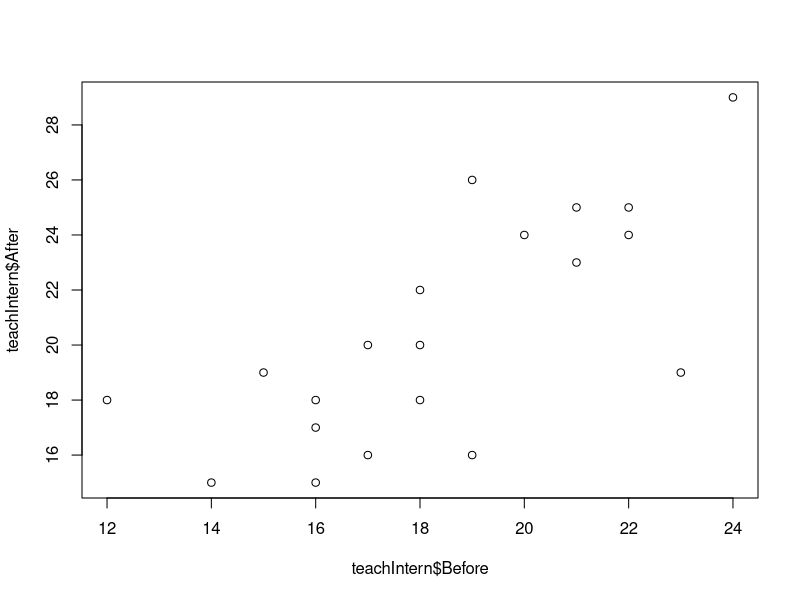
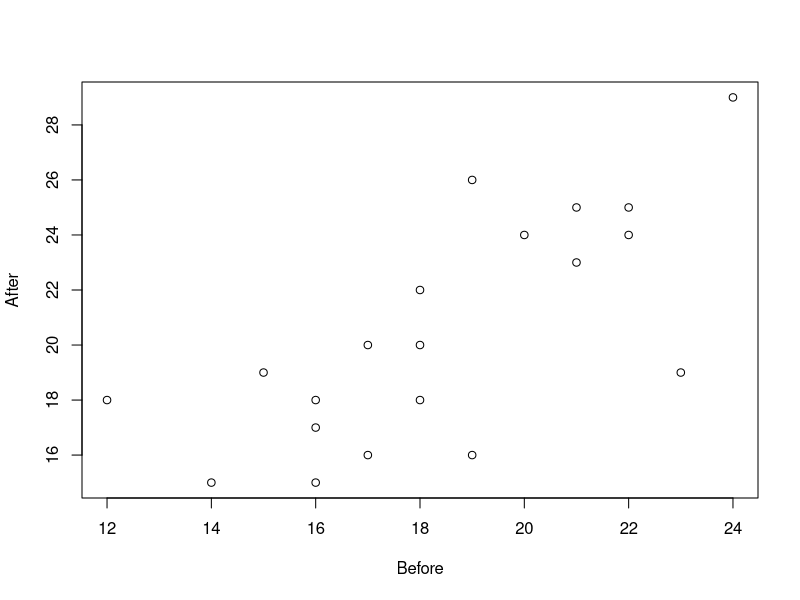
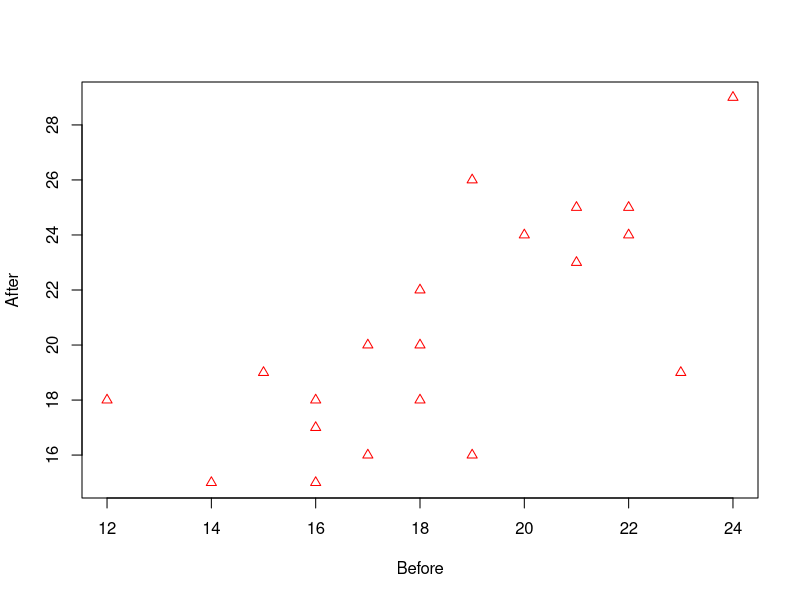
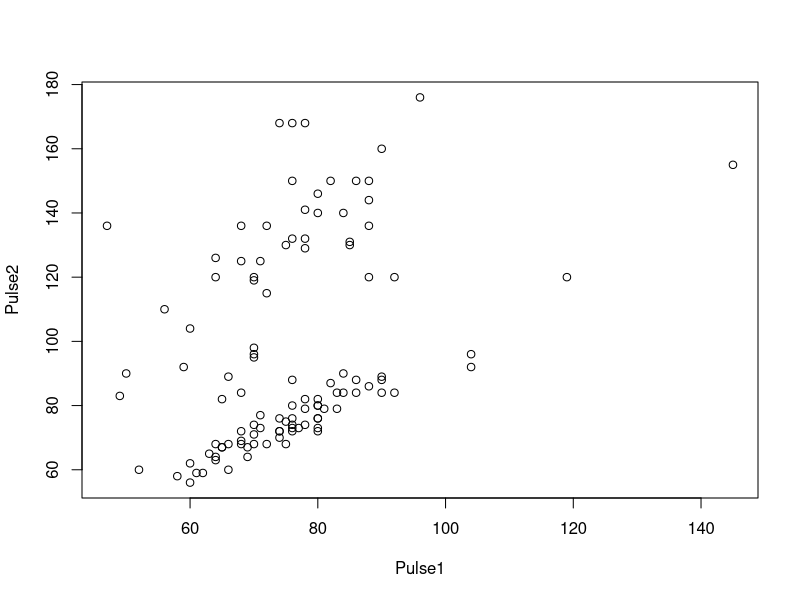
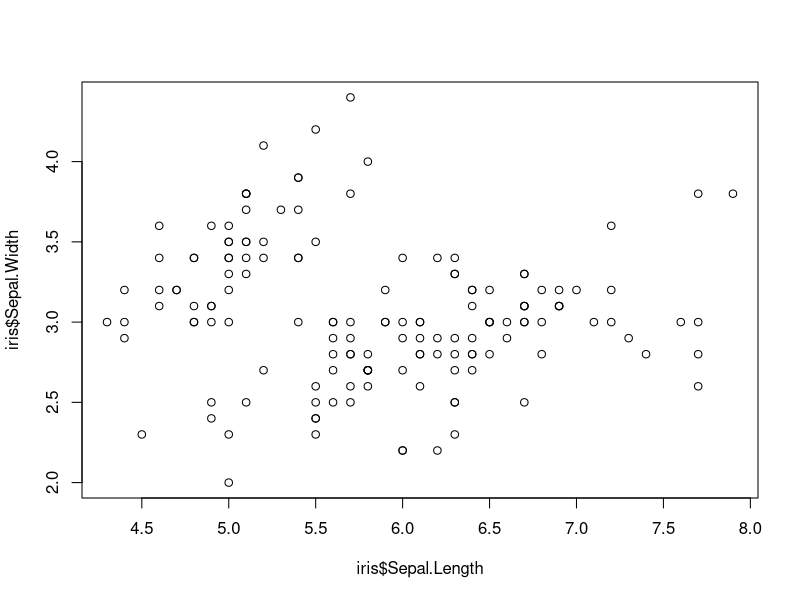
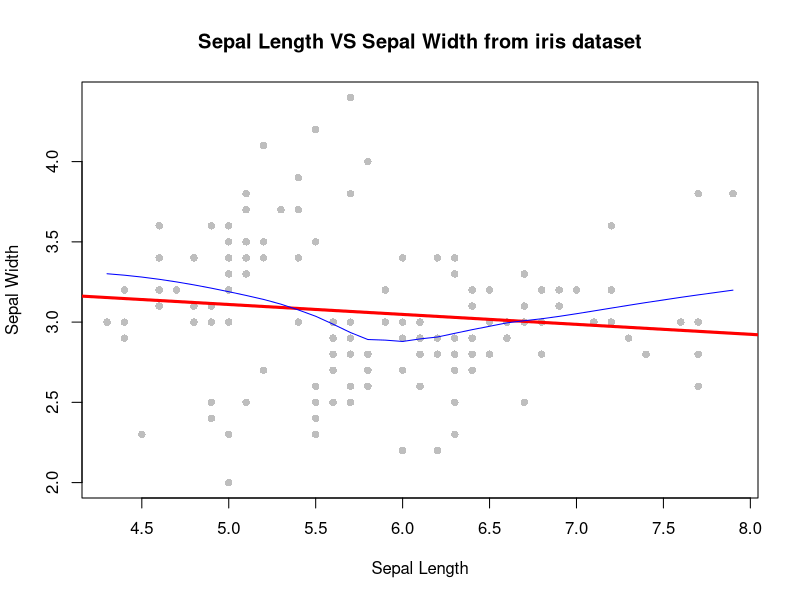
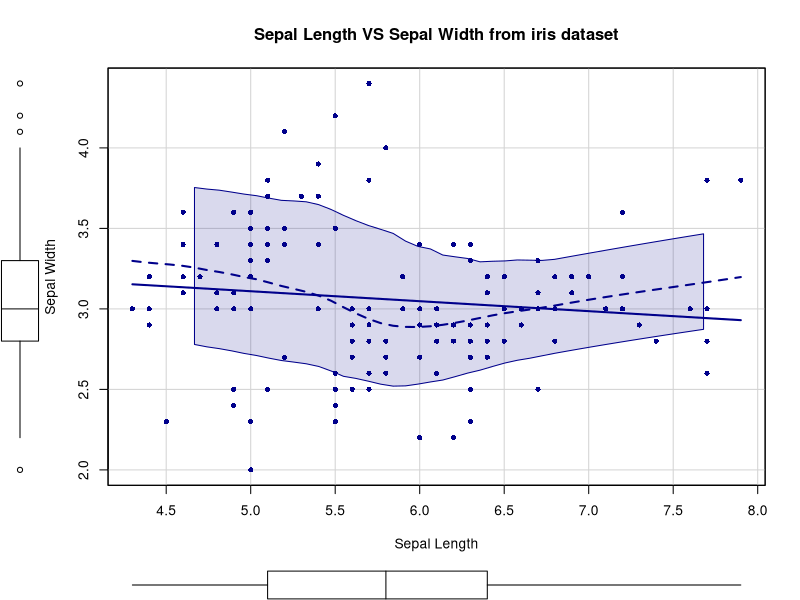

Reproduce these figures in R, in order.
## Scatterplots
#Charts for Variables --> Quantitative variables

#DO NOT FORGET TO SELECT WORKING DIRECTORY

teachIntern <- read.csv("studentdBeforeAfterTeachingIntervention.csv",fileEncoding = "UTF-8-BOM")
head(teachIntern)

plot(teachIntern$Before,teachIntern$After)

plot(After~Before,data = teachIntern)

plot(After~Before,data = teachIntern,pch=2, col="red")

pulseData <- read.csv("PulseBeforeAfterExercise.csv" , fileEncoding = "UTF-8-BOM")
pulseData

plot(Pulse2 ~ Pulse1, data = pulseData)

library("datasets")
data("iris")
plot(iris$Sepal.Length,iris$Sepal.Width)

plot(iris$Sepal.Length,iris$Sepal.Width,
     pch  = 16,
     col  = "grey",
     main ="Sepal Length VS Sepal Width from iris dataset",
     xlab = "Sepal Length",
     ylab = "Sepal Width")
# Linear regression line
linearModel <- lm(iris$Sepal.Width ~ iris$Sepal.Length)
summary(linearModel)
# Adding regression line
abline(linearModel,col="red",lwd=3)
# "locally weighted scatterplot smoothing"
lines(lowess(iris$Sepal.Length,iris$Sepal.Width),col = "blue",lwd=1)

# "car" package used for Applied Regression
# It has many variations on scatterplots
install.packages("car")
help(package="car")
library("car")

# "scatterplot" has marginal boxplots, smoothers, and quantile regression intervals
scatterplot(iris$Sepal.Width ~ iris$Sepal.Length,
            pch= 16,
            col = "darkblue",
            main ="Sepal Length VS Sepal Width from iris dataset",
            xlab = "Sepal Length",
            ylab = "Sepal Width"
            )
# Clearing Memory
detach("package:car", unload=TRUE)
detach("package:datasets", unload = TRUE)
rm(list = ls())